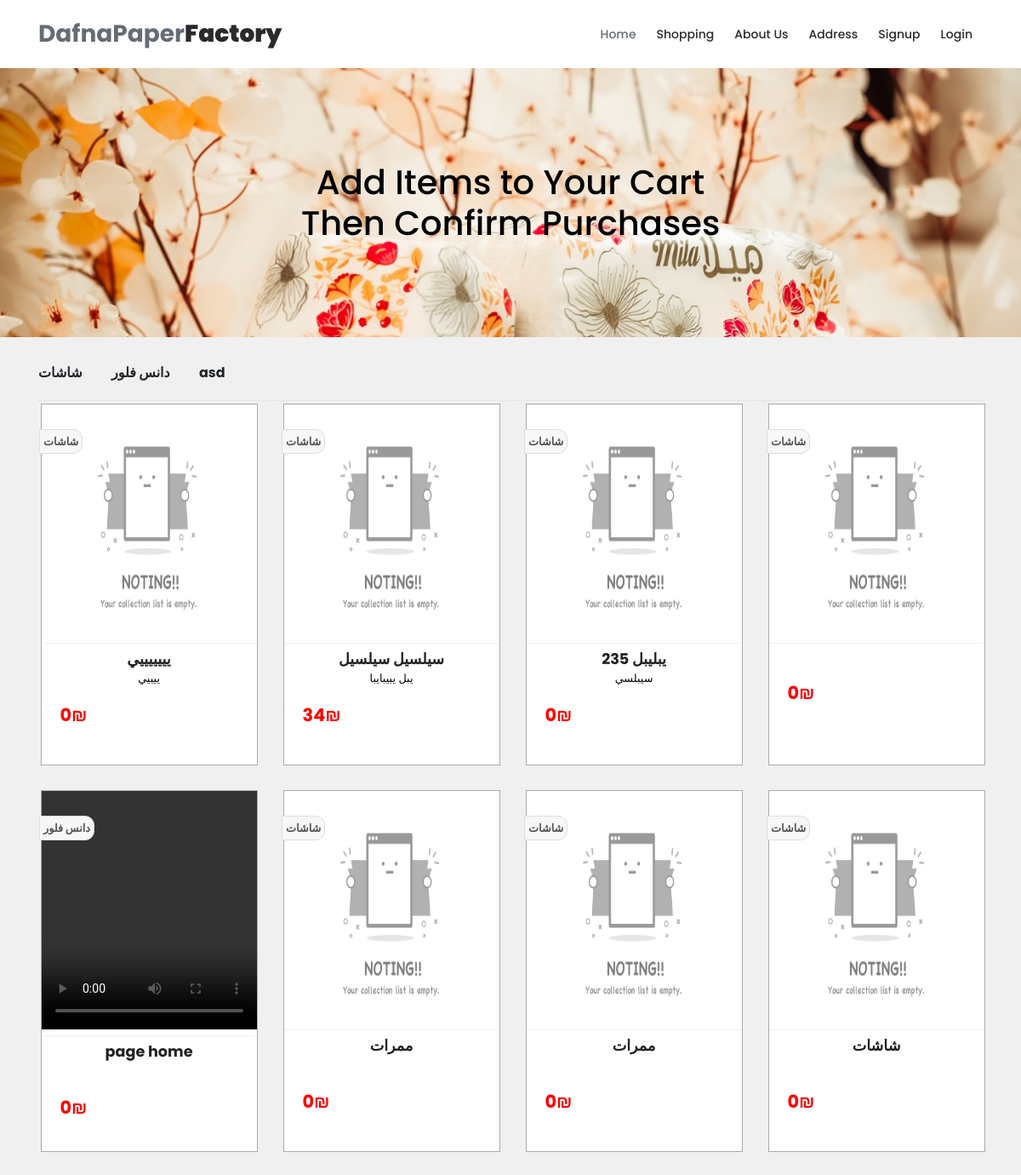
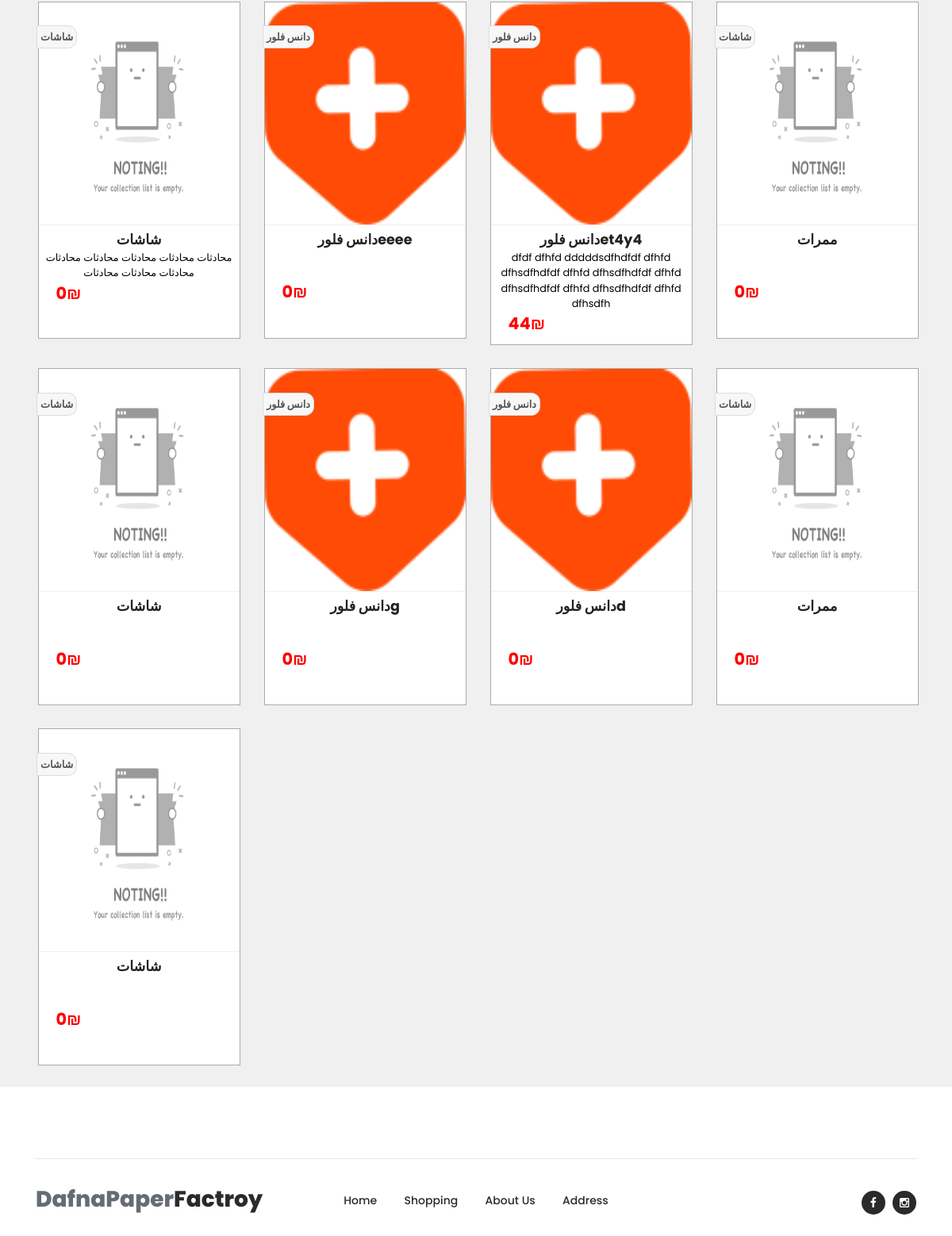
Page /home/shopping.php on the committed database (2 pictures, top to bottom).
### tables this page shows
CREATE TABLE `gallery_items_categories` (
  `id` int NOT NULL,
  `category_name` varchar(200) NOT NULL,
  `row_deleted` tinyint NOT NULL DEFAULT '0'
);

CREATE TABLE `gallery_items` (
  `id` int NOT NULL,
  `name` varchar(200) DEFAULT NULL,
  `price` float DEFAULT '0',
  `description` text,
  `file_name` varchar(50) DEFAULT NULL COMMENT 'image or video',
  `category_id` int DEFAULT NULL,
  `row_deleted` tinyint NOT NULL DEFAULT '0'
);

### home/shopping.php (the view, shortened to what this page needs)
<!DOCTYPE html>
<html lang="en">
  <head>
    <link rel="stylesheet" type="text/css" href="assets/css/bootstrap.min.css">
    <link rel="stylesheet" type="text/css" href="assets/css/font-awesome.css">
    <link rel="stylesheet" type="text/css" href="assets/css/owl-carousel.css">
    <link rel="stylesheet" href="assets/css/main.css">
    </head>
    <body>
    <?php include "header.php";?>
    <div class="page-heading-shows-events">
        <div class="container">
            <div class="row">
                <div class="col-lg-12">
                  <h1 style="color:#000;">Add Items to Your Cart <br> Then Confirm Purchases</h1>
                </div>
            </div>
        </div>
    </div>
    <div class="shows-events-tabs">
        <div class="container">
            <div class="row">
                <div class="col-lg-12">
                    <div class="row" id="tabs">
                        <div class="col-lg-12">
                            <div class="heading-tabs">
                                <div class="row">
                                    <div class="col-lg-8">
                                        <ul>
                                        <?php
                                        $sql = "SELECT * FROM `gallery_items_categories`
 WHERE 1 AND row_deleted=0 ";
                                        $query = mysqli_query($connect, $sql);
                                        while ($row = mysqli_fetch_array($query)) {
                                        ?>
                                          <li style="cursor:pointer;font-weight:bold;" onclick="location.href='?category_id=<?php echo $row['id'];?>&category_name=<?php echo $row['category_name'];?>';"><?php echo $row['category_name'];?></li>
                                        <?php
                                        }
                                        ?>
                                        </ul>
                                    </div>
                                    <div class="col-lg-4">
                                    </div>
                                </div>
                            </div>
                        </div>
                        <div class="col-lg-12">
                            <section class='content'>
                                    <div class="row">
                                        <div class="col-lg-12">
                                        <?php
                                        $where_category_id = "";
                                        $sql = "SELECT gallery_items.*,gallery_items_categories.category_name FROM `gallery_items` LEFT JOIN gallery_items_categories ON gallery_items_categories.id=gallery_items.category_id WHERE 1 AND gallery_items.row_deleted=0 $where_category_id ORDER BY gallery_items.id DESC ";
                                        $query = mysqli_query($connect, $sql);
                                        $row_number = 0;
                                        while ($row = mysqli_fetch_array($query)) {
                                            $file_path="../uploaded-files/".$row['file_name'];
                                            $file_name = $row['file_name'];
                                            $file_extension = pathinfo($file_name, PATHINFO_EXTENSION);
                                            $allowed_image_extensions = ['jpg', 'jpeg', 'png', 'gif','webp'];
                                            $allowed_video_extensions = ['mp4', 'avi', 'mov', 'wmv'];
                                            $is_image = in_array(strtolower($file_extension), $allowed_image_extensions);
                                            $is_video = in_array(strtolower($file_extension), $allowed_video_extensions);
                                        ?>
                                            <?php if ($row_number %4 == 0): ?>
                                           <div class="row mb-4" >
                                            <?php endif; ?>
                                            <div align="middle" class="col-lg-3"  ondblclick="location.href='item_attachment.php?item_id=<?php echo $row['id'];?>&item_name=<?php echo $row['name'];?>';">
                                              <div style="border:1px solid #aaa;background:#fff;text-align:center;margin:1%;width:100%;min-height:425px;">
                                                <?php
                                                if ($is_image || !$is_video) {
                                                if(!file_exists($file_path) || is_dir($file_path))
		                                            {
			                                            $file_path='assets/images/empty.png';
		                                            }
                                                ?>
                                                <img src="<?php echo $file_path; ?>" style="height:280px !important;float:center;"  alt="Image <?php echo $row_number; ?>" class="img-fluid">
                                                <?php
                                                }
                                                ?>
                                                <?php
                                                if ($is_video) {
                                                ?>
                                                <video width="100%" height="280px" style="float:center;" controls>
                                                    <source src="<?php echo $file_path; ?>" type="video/<?php echo pathinfo($file_name, PATHINFO_EXTENSION); ?>">
                                                </video>
                                                <?php
                                                }
                                                ?>
                                                <div style="font-weight:normal;font-size:-.9em;color:#555;position:absolute;top:33px;left:16px;border-top-right-radius:11px;border-bottom-right-radius:11px;background:#f7f7f7;border:1px solid #ddd;padding:4px;font-size:0.8em;font-weight:bold;">
                                                  <?php
                                                  echo $row['category_name'];
                                                  ?>
                                                </div>
                                                <div style="font-weight:bold;font-size:1.1em;color:#222;border-top:1px solid #f0f0f0;padding-top:5px;">
                                                  <?php
                                                  echo $row['name'];
                                                  ?>
                                                </div>
                                                <div style="font-size:0.8em;color:#000000;min-height:37px;">
                                                  <?php
                                                  echo $row['description'];
                                                  ?>
                                                </div>
                                                <div style="color:red;font-size:1.3em;font-weight:bold;text-align:left;padding-left:22px;padding-bottom:11px;">
                                                <?php
                                                echo $row['price'];
                                                ?>₪
                                                </div>
                                              </div>
                                            </div>
                                            <?php if (($row_number + 1) %4 == 0): ?>
                                                </div>
                                            <?php endif; ?>
                                        <?php
                                            $row_number++;
                                        }
                                        ?>
                                        <?php if ($row_number %2 != 0): ?>
                                            </div>
                                        <?php endif; ?>
                                    </div>
                            </section>
                        </div>
                    </div>
                </div>
            </div>
        </div>
    </div>
    <footer>
    <?php include "Footerr.php";?>
    </footer>
  </body>
</html>

### home/header.php (shortened to what this page needs)
<header class="header-area header-sticky">
    <div class="container">
        <div class="row">
            <div class="col-12">
                <nav class="main-nav">
                    <a href="index.php" class="logo">DafnaPaper<em>Factory</em></a>
                    <ul class="nav">
                        <li><a href="index.php" class="active">Home</a></li>
                        <li><a href="shopping.php">Shopping</a></li>
                        <li><a href="about.php">About Us</a></li>
                        <li><a href="address.php">Address</a></li>
                        <?php
                        if($_SESSION['user_type']==2)
                        {
                        ?>
                          <li style="pading:3px;background:#f7f7f7;"><a href="my_orders.php" style="font-weight:bold;"><i class="fa fa-user"></i>  My Account</a></li>
                          <li style="pading:3px;"><a href="cart.php" style="font-weight:bold;"><i class="fa fa-cart-arrow-down" style="font-size:1.4em;"></i>  Cart</a></li>
                          <li><a href="login.php?action=logout">Logout</a></li>
                        <?php
                        }
                        else
                        {
                        ?>
                          <li><a href="signup.php">Signup</a></li>
                          <li><a href="login.php">Login</a></li>
                        <?php
                        }
                        ?>
                    </ul>
                </nav>
            </div>
        </div>
    </div>
</header>

### home/footerr.php
<div class="container">
            <div class="row">
                <div class="col-lg-12">
                    <div class="sub-footer">
                        <div class="row">
                            <div class="col-lg-3">
                                <div class="logo"><span>DafnaPaper<em>Factroy</em></span></div>
                            </div>
                            <div class="col-lg-6">
                                <div class="menu">
                                    <ul>
                                    <li><a href="index.php" class="active">Home</a></li>
                            <li><a href="shopping.php">Shopping</a></li>
                            <li><a href="about.php">About Us</a></li>
                            <li><a href="address.php">Address</a></li>
                                    </ul>
                                </div>
                            </div>
                            <div class="col-lg-3">
                                <div class="social-links">
                                    <ul>
                                        <li><a href="" "><i class="fa fa-facebook"></i></a></li>
                                        <li><a href="" "><i class="fa fa-instagram"></i></a></li>
                                    </ul>
                                </div>
                            </div>
                        </div>
                    </div>
                </div>
            </div>
        </div>

### home/assets/css/main.css (style rules this page uses)
html, body, div, span, applet, object, iframe, h1, h2, h3, h4, h5, h6, p, blockquote, div pre, a, abbr, acronym, address, big, cite, code, del, dfn, em, font, img, ins, kbd, q, s, samp, small, strike, strong, sub, sup, tt, var, b, u, i, center, dl, dt, dd, ol, ul, li, figure, header, nav, section, article, aside, footer, figcaption { margin: 0; padding: 0; border: 0; outline: 0; }
ul, li { padding: 0; margin: 0; list-style: none; }
header, nav, section, article, aside, footer, hgroup { display: block; }
* { box-sizing: border-box; }
html, body { font-family: 'Poppins', sans-serif; font-weight: 400; background-color: #fff; font-size: 16px; -ms-text-size-adjust: 100%; -webkit-font-smoothing: antialiased; -moz-osx-font-smoothing: grayscale; }
a { text-decoration: none !important; }
h1, h2, h3, h4, h5, h6 { margin-top: 0px; margin-bottom: 0px; }
ul { margin-bottom: 0px; }
html, body { background: #fff; font-family: 'Poppins', sans-serif; }
.header-area { position: relative; top: 0px; left: 0px; right: 0px; z-index: 100; height: 80px; background: #fff; -webkit-transition: all .5s ease 0s; -moz-transition: all .5s ease 0s; -o-transition: all .5s ease 0s; transition: all .5s ease 0s; }
.header-area .main-nav { min-height: 80px; background: transparent; }
.header-area .main-nav .logo { line-height: 80px; color: #656c74; font-size: 28px; font-weight: 700; float: left; -webkit-transition: all 0.3s ease 0s; -moz-transition: all 0.3s ease 0s; -o-transition: all 0.3s ease 0s; transition: all 0.3s ease 0s; }
.header-area .main-nav .logo em { font-style: normal; color: #2a2a2a; font-weight: 900; }
.header-area .main-nav .nav { float: right; margin-top: 27px; margin-right: 0px; background-color: transparent; -webkit-transition: all 0.3s ease 0s; -moz-transition: all 0.3s ease 0s; -o-transition: all 0.3s ease 0s; transition: all 0.3s ease 0s; position: relative; z-index: 999; }
.header-area .main-nav .nav li { padding-left: 20px; padding-right: 20px; }
.header-area .main-nav .nav li a { display: block; font-weight: 500; font-size: 14px; color: #2a2a2a; text-transform: capitalize; -webkit-transition: all 0.3s ease 0s; -moz-transition: all 0.3s ease 0s; -o-transition: all 0.3s ease 0s; transition: all 0.3s ease 0s; height: 40px; line-height: 40px; border: transparent; }
.header-area .main-nav .nav li:hover a, .header-area .main-nav .nav li a.active { color: #656c74!important; opacity: 1; }
.header-area .main-nav .nav li a.active { position: relative; }
.header-area.header-sticky { min-height: 80px; }
.header-area.header-sticky .nav { margin-top: 20px !important; }
.header-area.header-sticky .nav li a.active { color: #656c74; }
@media (max-width: 1200px) { .header-area .main-nav .nav li { padding-left: 12px; padding-right: 12px; } }
@media (max-width: 1200px) { .header-area .main-nav:before { display: none; } }
@media (min-width: 767px) { .header-area .main-nav .nav { display: flex !important; } }
footer { padding-top: 60px; margin-bottom: 25px; }
.sub-footer { border-top: 1px solid #e4e4e4; margin-top: 30px; padding-top: 30px; }
.sub-footer .logo span { font-size: 28px; font-weight: 800; color: #656c74; }
.sub-footer .logo span em { font-style: normal; color: #2a2a2a; }
.sub-footer .menu { text-align: center; }
.sub-footer .menu ul li { display: inline-block; margin: 10px 15px 5px 15px; }
.sub-footer .menu ul li a { font-size: 14px; font-weight: 500; color: #2a2a2a; }
.sub-footer .social-links { text-align: right; margin-top: 10px; }
.sub-footer .social-links ul li { display: inline-block; margin-left: 5px; }
.sub-footer .social-links ul li a { width: 30px; height: 30px; display: inline-block; text-align: center; line-height: 30px; background-color: #2a2a2a; border-radius: 50%; color: #fff; font-size: 14px; transition: all .3s; }
.page-heading-shows-events { background-image: url(../images/banner_bg.jpg); background-size: cover; background-repeat: no-repeat; padding: 110px 0px; text-align: center; }
.shows-events-tabs { background-color: #f0f0f1; }
.shows-events-tabs .heading-tabs { padding: 20px 0px; border-bottom: 1px dotted #d7dadc; }
.shows-events-tabs #tabs ul { margin-top: 10px; padding: 0; }
.shows-events-tabs #tabs ul li { display: inline-block; margin-right: 30px; }
.shows-events-tabs #tabs ul li:last-child { margin-right: 0px; }

### rows in the picture
gallery_items_categories: category_name "شاشات"
gallery_items_categories: category_name "دانس فلور"
gallery_items_categories: category_name "asd"
gallery_items: category.category_name "شاشات", name "يييييييي", description "ييييي", price "0"
gallery_items: category.category_name "شاشات", name "سيلسيل سيلسيل", description "يبل يبيبايبا", price "34"
gallery_items: category.category_name "شاشات", name "235 يبليبل", description "سيبلسي", price "0"
gallery_items: category.category_name "شاشات", price "0"
gallery_items: category.category_name "دانس فلور", name "page home", price "0"
gallery_items: category.category_name "شاشات", name "ممرات", price "0"
gallery_items: category.category_name "شاشات", name "ممرات", price "0"
gallery_items: category.category_name "شاشات", name "شاشات", price "0"
gallery_items: category.category_name "شاشات", name "شاشات", description "محادثات محادثات محادثات محادثات محادثات محادثات محادثات محادثات", price "0"
gallery_items: file_name (picture), category.category_name "دانس فلور", name "دانس فلورeeee", price "0"
gallery_items: file_name (picture), category.category_name "دانس فلور", name "دانس فلورet4y4", description "dfdf dfhfd dddddsdfhdfdf dfhfd dfhsdfhdfdf dfhfd dfhsdfhdfdf dfhfd dfhsdfhdfdf dfhfd dfhsdfhdfdf dfhfd dfhsdfh", price "44"
gallery_items: category.category_name "شاشات", name "ممرات", price "0"
gallery_items: category.category_name "شاشات", name "شاشات", price "0"
gallery_items: file_name (picture), category.category_name "دانس فلور", name "دانس فلورg", price "0"
gallery_items: file_name (picture), category.category_name "دانس فلور", name "دانس فلورd", price "0"
gallery_items: category.category_name "شاشات", name "ممرات", price "0"
gallery_items: category.category_name "شاشات", name "شاشات", price "0"
